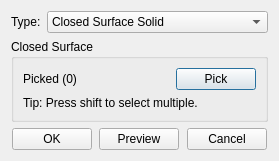
<?xml version="1.0" encoding="UTF-8"?>
<ui version="4.0">
 <class>SolidClosedSurfaceInfoDialog</class>
 <widget class="QDialog" name="SolidClosedSurfaceInfoDialog">
  <property name="geometry">
   <rect>
    <x>0</x>
    <y>0</y>
    <width>279</width>
    <height>152</height>
   </rect>
  </property>
  <property name="windowTitle">
   <string>Closed Surface Solid</string>
  </property>
  <layout class="QGridLayout" name="gridLayout_4">
   <item row="0" column="0">
    <widget class="QWidget" name="widget_2" native="true">
     <property name="sizePolicy">
      <sizepolicy hsizetype="Preferred" vsizetype="Fixed">
       <horstretch>0</horstretch>
       <verstretch>0</verstretch>
      </sizepolicy>
     </property>
     <layout class="QGridLayout" name="gridLayout_2">
      <property name="leftMargin">
       <number>0</number>
      </property>
      <property name="topMargin">
       <number>0</number>
      </property>
      <property name="rightMargin">
       <number>0</number>
      </property>
      <property name="bottomMargin">
       <number>0</number>
      </property>
      <item row="0" column="0">
       <widget class="QLabel" name="label">
        <property name="sizePolicy">
         <sizepolicy hsizetype="Fixed" vsizetype="Preferred">
          <horstretch>0</horstretch>
          <verstretch>0</verstretch>
         </sizepolicy>
        </property>
        <property name="text">
         <string>Type:</string>
        </property>
       </widget>
      </item>
      <item row="0" column="1">
       <widget class="QComboBox" name="comb_type">
        <item>
         <property name="text">
          <string>Closed Surface Solid</string>
         </property>
        </item>
       </widget>
      </item>
     </layout>
    </widget>
   </item>
   <item row="1" column="0">
    <widget class="QStackedWidget" name="stackedWidget">
     <widget class="QWidget" name="page">
      <layout class="QGridLayout" name="gridLayout">
       <property name="leftMargin">
        <number>0</number>
       </property>
       <property name="topMargin">
        <number>0</number>
       </property>
       <property name="rightMargin">
        <number>0</number>
       </property>
       <property name="bottomMargin">
        <number>0</number>
       </property>
       <item row="0" column="0">
        <widget class="QGroupBox" name="groupBox">
         <property name="sizePolicy">
          <sizepolicy hsizetype="Preferred" vsizetype="Fixed">
           <horstretch>0</horstretch>
           <verstretch>0</verstretch>
          </sizepolicy>
         </property>
         <property name="title">
          <string>Closed Surface</string>
         </property>
         <layout class="QGridLayout" name="gridLayout_5">
          <item row="0" column="3">
           <widget class="QPushButton" name="pb_selectsource">
            <property name="sizePolicy">
             <sizepolicy hsizetype="Fixed" vsizetype="Fixed">
              <horstretch>0</horstretch>
              <verstretch>0</verstretch>
             </sizepolicy>
            </property>
            <property name="text">
             <string>Pick</string>
            </property>
           </widget>
          </item>
          <item row="0" column="1">
           <widget class="QLabel" name="lb_source">
            <property name="text">
             <string>Picked (0)</string>
            </property>
           </widget>
          </item>
          <item row="1" column="1" colspan="3">
           <widget class="QLabel" name="label_2">
            <property name="text">
             <string>Tip: Press shift to select multiple.</string>
            </property>
           </widget>
          </item>
         </layout>
        </widget>
       </item>
       <item row="2" column="0">
        <spacer name="verticalSpacer">
         <property name="orientation">
          <enum>Qt::Vertical</enum>
         </property>
         <property name="sizeHint" stdset="0">
          <size>
           <width>20</width>
           <height>40</height>
          </size>
         </property>
        </spacer>
       </item>
      </layout>
     </widget>
    </widget>
   </item>
   <item row="2" column="0">
    <widget class="QWidget" name="widget" native="true">
     <property name="sizePolicy">
      <sizepolicy hsizetype="Preferred" vsizetype="Fixed">
       <horstretch>0</horstretch>
       <verstretch>0</verstretch>
      </sizepolicy>
     </property>
     <layout class="QGridLayout" name="gridLayout_3">
      <property name="leftMargin">
       <number>0</number>
      </property>
      <property name="topMargin">
       <number>0</number>
      </property>
      <property name="rightMargin">
       <number>0</number>
      </property>
      <property name="bottomMargin">
       <number>0</number>
      </property>
      <item row="0" column="4">
       <spacer name="horizontalSpacer_3">
        <property name="orientation">
         <enum>Qt::Horizontal</enum>
        </property>
        <property name="sizeHint" stdset="0">
         <size>
          <width>40</width>
          <height>20</height>
         </size>
        </property>
       </spacer>
      </item>
      <item row="0" column="1">
       <widget class="QPushButton" name="pb_ok">
        <property name="text">
         <string>OK</string>
        </property>
       </widget>
      </item>
      <item row="0" column="3">
       <widget class="QPushButton" name="pb_preview">
        <property name="text">
         <string>Preview</string>
        </property>
       </widget>
      </item>
      <item row="0" column="5">
       <widget class="QPushButton" name="pb_cancel">
        <property name="text">
         <string>Cancel</string>
        </property>
       </widget>
      </item>
      <item row="0" column="2">
       <spacer name="horizontalSpacer_2">
        <property name="orientation">
         <enum>Qt::Horizontal</enum>
        </property>
        <property name="sizeHint" stdset="0">
         <size>
          <width>40</width>
          <height>20</height>
         </size>
        </property>
       </spacer>
      </item>
      <item row="0" column="0">
       <spacer name="horizontalSpacer">
        <property name="orientation">
         <enum>Qt::Horizontal</enum>
        </property>
        <property name="sizeHint" stdset="0">
         <size>
          <width>40</width>
          <height>20</height>
         </size>
        </property>
       </spacer>
      </item>
      <item row="0" column="6">
       <spacer name="horizontalSpacer_4">
        <property name="orientation">
         <enum>Qt::Horizontal</enum>
        </property>
        <property name="sizeHint" stdset="0">
         <size>
          <width>40</width>
          <height>20</height>
         </size>
        </property>
       </spacer>
      </item>
     </layout>
    </widget>
   </item>
  </layout>
 </widget>
 <resources/>
 <connections/>
</ui>
